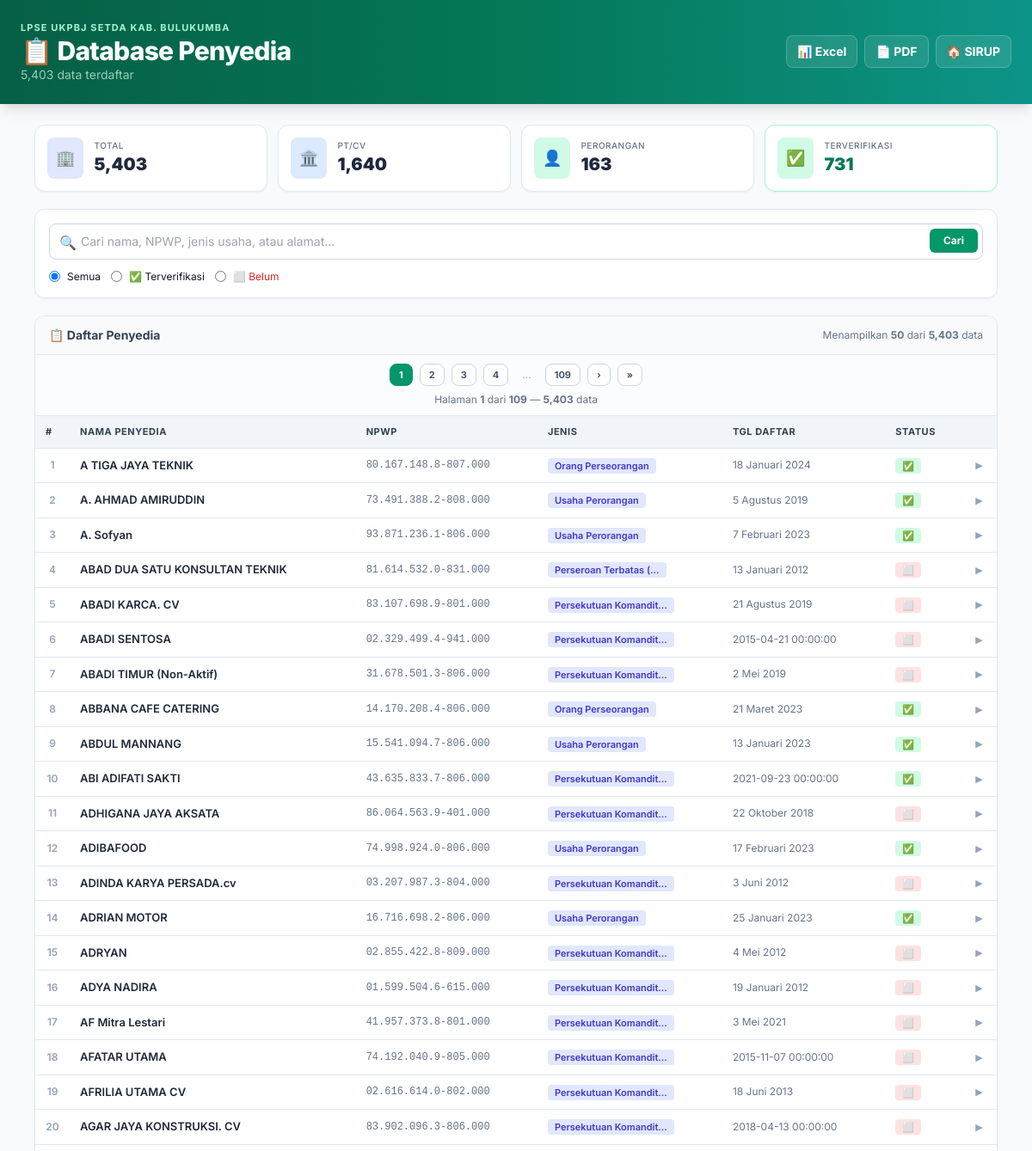
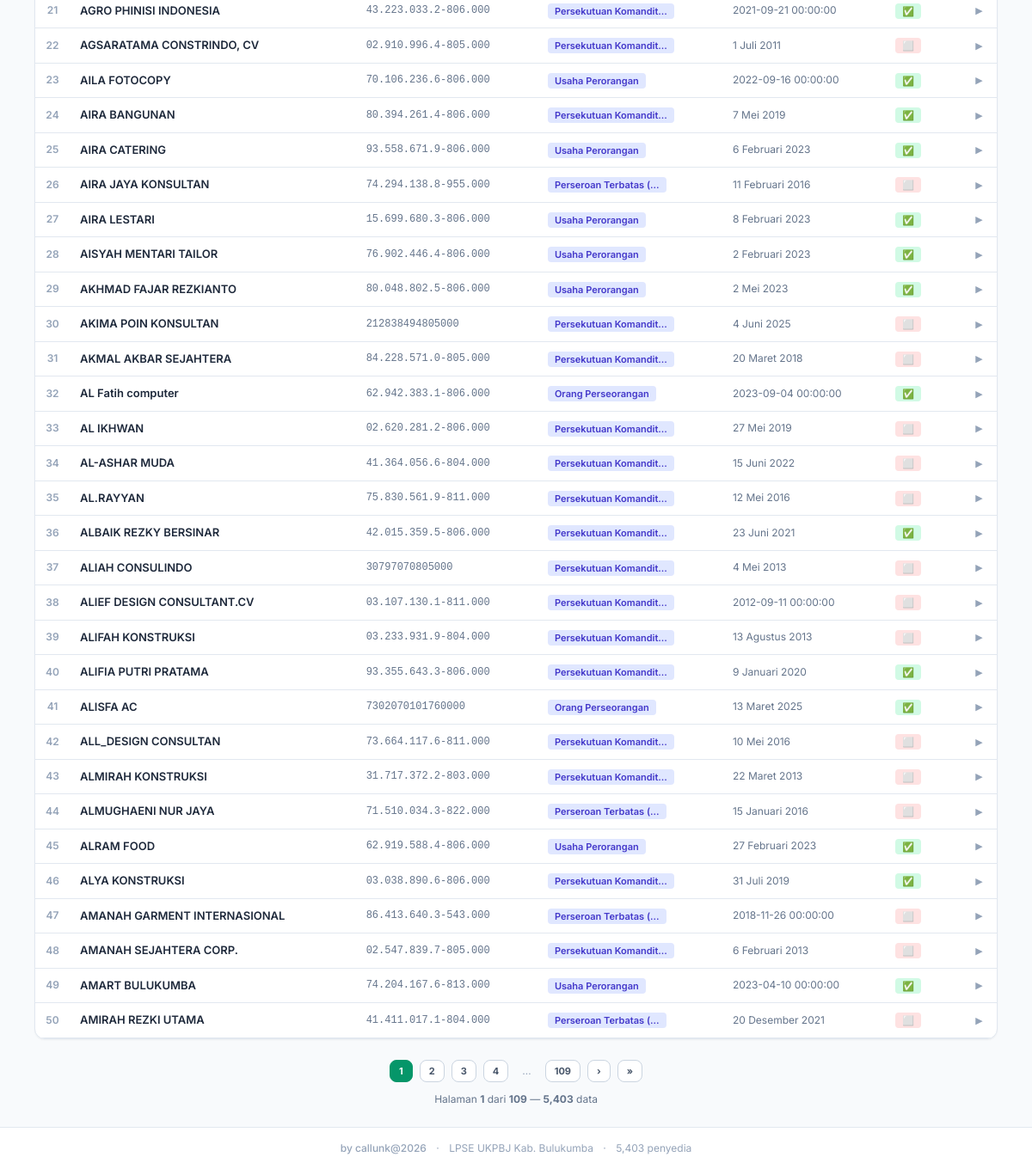
/penyedia, run on the app's committed database (2 pictures, top to bottom).
### tables this page shows
CREATE TABLE penyedia (
    id INTEGER PRIMARY KEY AUTOINCREMENT,
    nama TEXT,
    npwp TEXT,
    email TEXT,
    tanggal_daftar TEXT,
    jenis_usaha TEXT,
    alamat TEXT,
    telepon TEXT,
    terverifikasi INTEGER DEFAULT 0
);

### app.py (the view)
@app.route('/penyedia')
def list_penyedia():
    search_query = request.args.get('search', '')
    verif_filter = request.args.get('verif', '')
    page = int(request.args.get('page', 1))
    per_page = 50
    offset = (page - 1) * per_page
    conn = get_db_connection()
    count_query = "SELECT COUNT(*) FROM penyedia WHERE 1=1"
    data_query = "SELECT * FROM penyedia WHERE 1=1"
    params = []
    if search_query:
        count_query += " AND (nama LIKE ? OR npwp LIKE ? OR jenis_usaha LIKE ? OR alamat LIKE ?)"
        data_query += " AND (nama LIKE ? OR npwp LIKE ? OR jenis_usaha LIKE ? OR alamat LIKE ?)"
        sq = f'%{search_query}%'
        params.extend([sq, sq, sq, sq])
    if verif_filter == 'verified':
        count_query += " AND terverifikasi = 1"
        data_query += " AND terverifikasi = 1"
    elif verif_filter == 'unverified':
        count_query += " AND (terverifikasi IS NULL OR terverifikasi = 0)"
        data_query += " AND (terverifikasi IS NULL OR terverifikasi = 0)"
    elif verif_filter == 'pt':
        count_query += " AND jenis_usaha LIKE '%PT%'"
        data_query += " AND jenis_usaha LIKE '%PT%'"
    elif verif_filter == 'perorangan':
        count_query += " AND (jenis_usaha LIKE '%Perorangan%' OR jenis_usaha LIKE '%Usaha Perorangan%')"
        data_query += " AND (jenis_usaha LIKE '%Perorangan%' OR jenis_usaha LIKE '%Usaha Perorangan%')"
    total_count = conn.execute(count_query, params).fetchone()[0] or 0
    data_query += " ORDER BY nama ASC LIMIT ? OFFSET ?"
    data_params = params + [per_page, offset]
    vendors = conn.execute(data_query, data_params).fetchall()
    total_vendors = conn.execute("SELECT COUNT(*) FROM penyedia").fetchone()[0] or 0
    total_pt = conn.execute("SELECT COUNT(*) FROM penyedia WHERE jenis_usaha LIKE '%PT%'").fetchone()[0] or 0
    total_perorangan = conn.execute("SELECT COUNT(*) FROM penyedia WHERE jenis_usaha LIKE '%Perorangan%'").fetchone()[0] or 0
    total_lainnya = total_vendors - total_pt - total_perorangan
    total_verified = conn.execute("SELECT COUNT(*) FROM penyedia WHERE terverifikasi = 1").fetchone()[0] or 0
    conn.close()
    return render_template('penyedia.html',
                           vendors=vendors, total_count=total_count,
                           total_vendors=total_vendors, total_pt=total_pt,
                           total_perorangan=total_perorangan, total_lainnya=total_lainnya,
                           total_verified=total_verified,
                           search_query=search_query, verif_filter=verif_filter,
                           page=page, per_page=per_page)

### app.py (called while the page is built)
def get_db_connection():
    conn = sqlite3.connect(DB_PATH)
    conn.row_factory = sqlite3.Row
    return conn

### templates/penyedia.html (shortened to what this page needs)
<!DOCTYPE html>
<html lang="id">
<head>
    <script src="https://cdn.tailwindcss.com"></script>
</head>
<body class="bg-slate-50 text-slate-900 min-h-screen">
<header class="bg-gradient-to-r from-emerald-800 via-emerald-700 to-teal-600 text-white py-6 px-4 shadow-lg">
    <div class="container mx-auto max-w-6xl">
        <div class="flex flex-col md:flex-row justify-between items-center gap-3">
            <div>
                <p class="text-emerald-200 text-[11px] font-bold tracking-widest uppercase">LPSE UKPBJ Setda Kab. Bulukumba</p>
                <h1 class="text-3xl font-extrabold tracking-tight">📋 Database Penyedia</h1>
                <p class="text-emerald-100/70 text-sm">{{ "{:,}".format(total_count) }} data terdaftar</p>
            </div>
            <div class="flex gap-2">
                <a href="/penyedia/export?search={{ search_query }}&verif={{ verif_filter }}&format=xlsx" class="bg-white/10 backdrop-blur text-white border border-white/20 px-3 py-2 rounded-lg font-bold hover:bg-white/20 text-sm">📊 Excel</a>
                <a href="/penyedia/export?search={{ search_query }}&verif={{ verif_filter }}&format=pdf" class="bg-white/10 backdrop-blur text-white border border-white/20 px-3 py-2 rounded-lg font-bold hover:bg-white/20 text-sm">📄 PDF</a>
                <a href="/" class="bg-white/10 backdrop-blur text-white border border-white/20 px-3 py-2 rounded-lg font-bold hover:bg-white/20 text-sm">🏠 SIRUP</a>
            </div>
        </div>
    </div>
</header>
<main class="container mx-auto max-w-6xl py-6 px-4">
    <div class="grid grid-cols-2 md:grid-cols-4 gap-3 mb-5">
        <a href="/penyedia" class="bg-white p-3.5 rounded-xl shadow-sm border border-slate-200 flex items-center gap-3 hover:shadow-md hover:border-indigo-300 hover:-translate-y-0.5 transition-all">
            <div class="bg-indigo-100 p-2.5 rounded-lg text-indigo-600 text-lg shrink-0">🏢</div>
            <div><p class="text-[10px] text-slate-500 font-medium uppercase tracking-wider">Total</p><p class="text-xl font-black text-slate-800" id="stat-total">{{ "{:,}".format(total_vendors) }}</p></div>
        </a>
        <a href="/penyedia?verif=pt" class="bg-white p-3.5 rounded-xl shadow-sm border border-slate-200 flex items-center gap-3 hover:shadow-md hover:border-blue-300 hover:-translate-y-0.5 transition-all">
            <div class="bg-blue-100 p-2.5 rounded-lg text-blue-600 text-lg shrink-0">🏛️</div>
            <div><p class="text-[10px] text-slate-500 font-medium uppercase tracking-wider">PT/CV</p><p class="text-xl font-black text-slate-800" id="stat-pt">{{ "{:,}".format(total_pt) }}</p></div>
        </a>
        <a href="/penyedia?verif=perorangan" class="bg-white p-3.5 rounded-xl shadow-sm border border-slate-200 flex items-center gap-3 hover:shadow-md hover:border-emerald-300 hover:-translate-y-0.5 transition-all">
            <div class="bg-emerald-100 p-2.5 rounded-lg text-emerald-600 text-lg shrink-0">👤</div>
            <div><p class="text-[10px] text-slate-500 font-medium uppercase tracking-wider">Perorangan</p><p class="text-xl font-black text-slate-800" id="stat-perorangan">{{ "{:,}".format(total_perorangan) }}</p></div>
        </a>
        <a href="/penyedia?verif=verified" class="bg-white p-3.5 rounded-xl shadow-sm border border-emerald-200 flex items-center gap-3 hover:shadow-md hover:border-emerald-400 hover:-translate-y-0.5 transition-all">
            <div class="bg-emerald-100 p-2.5 rounded-lg text-emerald-600 text-lg shrink-0">✅</div>
            <div><p class="text-[10px] text-slate-500 font-medium uppercase tracking-wider">Terverifikasi</p><p class="text-xl font-black text-emerald-700" id="stat-verified">{{ "{:,}".format(total_verified) }}</p></div>
        </a>
    </div>
    <div class="bg-white rounded-xl shadow-sm border border-slate-200 p-4 mb-5">
        <div class="space-y-3">
            <div class="relative">
                <input type="text" id="search-input" value="{{ search_query }}" placeholder="Cari nama, NPWP, jenis usaha, atau alamat..." class="w-full py-2.5 pl-9 pr-20 border border-slate-300 rounded-lg focus:ring-2 focus:ring-emerald-500 outline-none text-sm">
                <span class="absolute left-3 top-2.5 text-slate-400">🔍</span>
                <button id="search-btn" class="absolute right-1.5 top-1.5 bg-emerald-600 text-white px-4 py-1.5 rounded-md font-bold hover:bg-emerald-700 text-xs">Cari</button>
            </div>
            <div class="flex gap-3 text-xs">
                <label class="flex items-center gap-2 cursor-pointer"><input type="radio" name="verif" value="" {% if not verif_filter %}checked{% endif %} class="text-emerald-600 verif-radio"> <span>Semua</span></label>
                <label class="flex items-center gap-2 cursor-pointer"><input type="radio" name="verif" value="verified" {% if verif_filter == 'verified' %}checked{% endif %} class="text-emerald-600 verif-radio"> <span>✅ Terverifikasi</span></label>
                <label class="flex items-center gap-2 cursor-pointer"><input type="radio" name="verif" value="unverified" {% if verif_filter == 'unverified' %}checked{% endif %} class="text-emerald-600 verif-radio"> <span class="text-red-600">⬜ Belum</span></label>
            </div>
        </div>
    </div>
    <div class="bg-white rounded-xl shadow-sm border border-slate-200 overflow-hidden mb-6">
        <div class="px-4 py-3 border-b border-slate-200 bg-slate-50 flex justify-between items-center">
            <h2 class="font-bold text-slate-700 text-sm">📋 Daftar Penyedia</h2>
            <p class="text-xs text-slate-500" id="showing-info">Menampilkan <b>{{ vendors|length }}</b> dari <b>{{ "{:,}".format(total_count) }}</b> data</p>
        </div>
        <div id="penyedia-pagination-top" class="px-4 py-2.5 border-b border-slate-200 bg-slate-50/50 flex flex-col items-center gap-2">
        {% if total_count > per_page %}
        {% set tp = (total_count // per_page) + (1 if total_count % per_page > 0 else 0) %}
        {% set rs = 3 %}{% set s = [1, page - rs]|max %}{% set e = [tp, page + rs]|min %}
        <div class="flex items-center flex-wrap justify-center gap-2">
            {% for p in range(s, e + 1) %}
            {% if p == page %}
            <span class="px-2.5 py-1 text-[11px] font-bold rounded-lg border bg-emerald-600 text-white border-emerald-600">{{ p }}</span>
            {% else %}
            <button onclick="fetchPage({{ p }})" class="px-2.5 py-1 text-[11px] font-bold rounded-lg border bg-white text-slate-600 border-slate-300 hover:bg-indigo-50 hover:border-indigo-300" style="cursor:pointer">{{ p }}</button>
            {% endif %}
            {% endfor %}
            {% if e < tp %}
            {% if e < tp - 1 %}<span class="px-2 text-slate-400 text-xs">…</span>{% endif %}
            <button onclick="fetchPage({{ tp }})" class="px-2.5 py-1 text-[11px] font-bold rounded-lg border bg-white text-slate-600 border-slate-300 hover:bg-indigo-50 hover:border-indigo-300" style="cursor:pointer">{{ tp }}</button>
            {% endif %}
            {% if page < tp %}
            <button onclick="fetchPage({{ page + 1 }})" class="px-2.5 py-1 text-[11px] font-bold rounded-lg border bg-white text-slate-600 border-slate-300 hover:bg-indigo-50 hover:border-indigo-300" style="cursor:pointer">›</button>
            <button onclick="fetchPage({{ tp }})" class="px-2.5 py-1 text-[11px] font-bold rounded-lg border bg-white text-slate-600 border-slate-300 hover:bg-indigo-50 hover:border-indigo-300" style="cursor:pointer">»</button>
            {% endif %}
        </div>
        <div class="text-xs text-slate-500">Halaman <b>{{ page }}</b> dari <b>{{ tp }}</b> — <b>{{ "{:,}".format(total_count) }}</b> data</div>
        {% endif %}
        </div>
        <div class="table-wrap">
            <table>
                <thead><tr><th>#</th><th>Nama Penyedia</th><th class="hide-mobile">NPWP</th><th>Jenis</th><th class="hide-mobile">Tgl Daftar</th><th>Status</th><th></th></tr></thead>
                <tbody id="penyedia-tbody">
                    {% for v in vendors %}
                    {% set rn = (page - 1) * per_page + loop.index %}
                    <tr onclick="toggleDetail(this, {{ v.id }})" style="cursor:pointer">
                        <td>{{ rn }}</td>
                        <td style="font-weight:600;color:#1e293b">{{ v.nama }}</td>
                        <td class="hide-mobile" style="font-family:monospace;font-size:12px;color:#64748b">{{ v.npwp }}</td>
                        <td>{% if v.jenis_usaha and v.jenis_usaha != '-' %}<span class="px-2 py-0.5 bg-indigo-100 text-indigo-700 rounded text-[11px] font-semibold">{{ v.jenis_usaha[:20] }}{% if v.jenis_usaha|length > 20 %}…{% endif %}</span>{% else %}<span class="text-slate-300">—</span>{% endif %}</td>
                        <td class="hide-mobile" style="color:#64748b;font-size:12px">{% if v.tanggal_daftar and v.tanggal_daftar != '-' %}{{ v.tanggal_daftar }}{% else %}<span class="text-slate-300">—</span>{% endif %}</td>
                        <td>{% if v.terverifikasi == 1 %}<span class="px-2 py-0.5 bg-emerald-100 text-emerald-700 rounded text-[11px] font-semibold">✅</span>{% else %}<span class="px-2 py-0.5 bg-red-100 text-red-700 rounded text-[11px] font-semibold">⬜</span>{% endif %}</td>
                        <td style="text-align:center;color:#94a3b8;font-size:11px"><span class="arr-{{ v.id }}" style="transition:transform 0.2s;display:inline-block">▶</span></td>
                    </tr>
                    {% else %}
                    <tr><td colspan="7" style="text-align:center;padding:40px;color:#94a3b8"><div style="font-size:40px;margin-bottom:12px">📭</div><p>Tidak ada data.</p>{% if search_query %}<a href="/penyedia" style="color:#059669;font-weight:700;margin-top:8px;display:inline-block">Reset</a>{% endif %}</td></tr>
                    {% endfor %}
                </tbody>
            </table>
        </div>
    </div>
    <div id="penyedia-pagination" class="flex flex-col items-center gap-3">
        {% if total_count > per_page %}
        {% set tp = (total_count // per_page) + (1 if total_count % per_page > 0 else 0) %}
        {% set rs = 3 %}{% set s = [1, page - rs]|max %}{% set e = [tp, page + rs]|min %}
        <div class="flex items-center flex-wrap justify-center gap-2">
            {% for p in range(s, e + 1) %}
            {% if p == page %}
            <span class="px-2.5 py-1 text-[11px] font-bold rounded-lg border bg-emerald-600 text-white border-emerald-600">{{ p }}</span>
            {% else %}
            <button onclick="fetchPage({{ p }})" class="px-2.5 py-1 text-[11px] font-bold rounded-lg border bg-white text-slate-600 border-slate-300 hover:bg-indigo-50 hover:border-indigo-300" style="cursor:pointer">{{ p }}</button>
            {% endif %}
            {% endfor %}
            {% if e < tp %}
            {% if e < tp - 1 %}<span class="px-2 text-slate-400 text-xs">…</span>{% endif %}
            <button onclick="fetchPage({{ tp }})" class="px-2.5 py-1 text-[11px] font-bold rounded-lg border bg-white text-slate-600 border-slate-300 hover:bg-indigo-50 hover:border-indigo-300" style="cursor:pointer">{{ tp }}</button>
            {% endif %}
            {% if page < tp %}
            <button onclick="fetchPage({{ page + 1 }})" class="px-2.5 py-1 text-[11px] font-bold rounded-lg border bg-white text-slate-600 border-slate-300 hover:bg-indigo-50 hover:border-indigo-300" style="cursor:pointer">›</button>
            <button onclick="fetchPage({{ tp }})" class="px-2.5 py-1 text-[11px] font-bold rounded-lg border bg-white text-slate-600 border-slate-300 hover:bg-indigo-50 hover:border-indigo-300" style="cursor:pointer">»</button>
            {% endif %}
        </div>
        <div class="text-xs text-slate-500">Halaman <b>{{ page }}</b> dari <b>{{ tp }}</b> — <b>{{ "{:,}".format(total_count) }}</b> data</div>
        {% endif %}
    </div>
</main>
<footer class="bg-white border-t border-slate-200 py-4 text-center">
    <p class="text-slate-400 text-xs">
        <span class="cursor-pointer hover:text-emerald-600 font-medium" onclick="openUpload()">by callunk@2026</span>
        <span class="mx-2">·</span> LPSE UKPBJ Kab. Bulukumba
        <span class="mx-2">·</span> <span id="footer-count">{{ "{:,}".format(total_count) }}</span> penyedia
    </p>
</footer>
</body>
</html>

### templates/penyedia.html (style rules this page uses)
body { font-family: 'Inter', sans-serif; }
.table-wrap { overflow-x: auto; max-width: 100%; }
.table-wrap table { width: 100%; min-width: 680px; border-collapse: collapse; }
.table-wrap th, .table-wrap td { padding: 10px 12px; text-align: left; font-size: 13px; border-bottom: 1px solid #e2e8f0; }
.table-wrap th { background: #f1f5f9; font-weight: 700; color: #334155; text-transform: uppercase; font-size: 11px; letter-spacing: 0.05em; }
.table-wrap td:first-child { width: 40px; text-align: center; color: #94a3b8; font-weight: 600; font-size: 12px; }

### data on the page
penyedia: terverifikasi "1", nama "A TIGA JAYA TEKNIK", npwp "80.167.148.8-807.000", jenis_usaha "Orang Perseorangan", tanggal_daftar "18 Januari 2024"
penyedia: rn "2", nama "A. AHMAD AMIRUDDIN", npwp "73.491.388.2-808.000", jenis_usaha "Usaha Perorangan", tanggal_daftar "5 Agustus 2019"
penyedia: rn "3", nama "A. Sofyan", npwp "93.871.236.1-806.000", jenis_usaha "Usaha Perorangan", tanggal_daftar "7 Februari 2023"
penyedia: rn "4", nama "ABAD DUA SATU KONSULTAN TEKNIK", npwp "81.614.532.0-831.000", jenis_usaha "Perseroan Terbatas (", tanggal_daftar "13 Januari 2012"
penyedia: rn "5", nama "ABADI KARCA. CV", npwp "83.107.698.9-801.000", jenis_usaha "Persekutuan Komandit", tanggal_daftar "21 Agustus 2019"
penyedia: rn "6", nama "ABADI SENTOSA", npwp "02.329.499.4-941.000", jenis_usaha "Persekutuan Komandit", tanggal_daftar "2015-04-21 00:00:00"
penyedia: rn "7", nama "ABADI TIMUR (Non-Aktif)", npwp "31.678.501.3-806.000", jenis_usaha "Persekutuan Komandit", tanggal_daftar "2 Mei 2019"
penyedia: rn "8", nama "ABBANA CAFE CATERING", npwp "14.170.208.4-806.000", jenis_usaha "Orang Perseorangan", tanggal_daftar "21 Maret 2023"
penyedia: rn "9", nama "ABDUL MANNANG", npwp "15.541.094.7-806.000", jenis_usaha "Usaha Perorangan", tanggal_daftar "13 Januari 2023"
penyedia: rn "10", nama "ABI ADIFATI SAKTI", npwp "43.635.833.7-806.000", jenis_usaha "Persekutuan Komandit", tanggal_daftar "2021-09-23 00:00:00"
penyedia: rn "12", nama "ADIBAFOOD", npwp "74.998.924.0-806.000", jenis_usaha "Usaha Perorangan", tanggal_daftar "17 Februari 2023"
penyedia: rn "13", nama "ADINDA KARYA PERSADA.cv", npwp "03.207.987.3-804.000", jenis_usaha "Persekutuan Komandit", tanggal_daftar "3 Juni 2012"
penyedia: rn "14", nama "ADRIAN MOTOR", npwp "16.716.698.2-806.000", jenis_usaha "Usaha Perorangan", tanggal_daftar "25 Januari 2023"
penyedia: rn "15", nama "ADRYAN", npwp "02.855.422.8-809.000", jenis_usaha "Persekutuan Komandit", tanggal_daftar "4 Mei 2012"
penyedia: rn "16", nama "ADYA NADIRA", npwp "01.599.504.6-615.000", jenis_usaha "Persekutuan Komandit", tanggal_daftar "19 Januari 2012"
penyedia: rn "17", nama "AF Mitra Lestari", npwp "41.957.373.8-801.000", jenis_usaha "Persekutuan Komandit", tanggal_daftar "3 Mei 2021"
penyedia: rn "18", nama "AFATAR UTAMA", npwp "74.192.040.9-805.000", jenis_usaha "Persekutuan Komandit", tanggal_daftar "2015-11-07 00:00:00"
penyedia: rn "21", nama "AGRO PHINISI INDONESIA", npwp "43.223.033.2-806.000", jenis_usaha "Persekutuan Komandit", tanggal_daftar "2021-09-21 00:00:00"
penyedia: rn "22", nama "AGSARATAMA CONSTRINDO, CV", npwp "02.910.996.4-805.000", jenis_usaha "Persekutuan Komandit", tanggal_daftar "1 Juli 2011"
penyedia: rn "23", nama "AILA FOTOCOPY", npwp "70.106.236.6-806.000", jenis_usaha "Usaha Perorangan", tanggal_daftar "2022-09-16 00:00:00"
penyedia: rn "24", nama "AIRA BANGUNAN", npwp "80.394.261.4-806.000", jenis_usaha "Persekutuan Komandit", tanggal_daftar "7 Mei 2019"
penyedia: rn "25", nama "AIRA CATERING", npwp "93.558.671.9-806.000", jenis_usaha "Usaha Perorangan", tanggal_daftar "6 Februari 2023"
penyedia: rn "27", nama "AIRA LESTARI", npwp "15.699.680.3-806.000", jenis_usaha "Usaha Perorangan", tanggal_daftar "8 Februari 2023"
penyedia: rn "28", nama "AISYAH MENTARI TAILOR", npwp "76.902.446.4-806.000", jenis_usaha "Usaha Perorangan", tanggal_daftar "2 Februari 2023"
penyedia: rn "29", nama "AKHMAD FAJAR REZKIANTO", npwp "80.048.802.5-806.000", jenis_usaha "Usaha Perorangan", tanggal_daftar "2 Mei 2023"
penyedia: rn "30", nama "AKIMA POIN KONSULTAN", npwp "212838494805000", jenis_usaha "Persekutuan Komandit", tanggal_daftar "4 Juni 2025"
penyedia: rn "31", nama "AKMAL AKBAR SEJAHTERA", npwp "84.228.571.0-805.000", jenis_usaha "Persekutuan Komandit", tanggal_daftar "20 Maret 2018"
penyedia: rn "32", nama "AL Fatih computer", npwp "62.942.383.1-806.000", jenis_usaha "Orang Perseorangan", tanggal_daftar "2023-09-04 00:00:00"
penyedia: rn "33", nama "AL IKHWAN", npwp "02.620.281.2-806.000", jenis_usaha "Persekutuan Komandit", tanggal_daftar "27 Mei 2019"
penyedia: rn "34", nama "AL-ASHAR MUDA", npwp "41.364.056.6-804.000", jenis_usaha "Persekutuan Komandit", tanggal_daftar "15 Juni 2022"
penyedia: rn "36", nama "ALBAIK REZKY BERSINAR", npwp "42.015.359.5-806.000", jenis_usaha "Persekutuan Komandit", tanggal_daftar "23 Juni 2021"
penyedia: rn "37", nama "ALIAH CONSULINDO", npwp "30797070805000", jenis_usaha "Persekutuan Komandit", tanggal_daftar "4 Mei 2013"
penyedia: rn "38", nama "ALIEF DESIGN CONSULTANT.CV", npwp "03.107.130.1-811.000", jenis_usaha "Persekutuan Komandit", tanggal_daftar "2012-09-11 00:00:00"
penyedia: rn "39", nama "ALIFAH KONSTRUKSI", npwp "03.233.931.9-804.000", jenis_usaha "Persekutuan Komandit", tanggal_daftar "13 Agustus 2013"
penyedia: rn "40", nama "ALIFIA PUTRI PRATAMA", npwp "93.355.643.3-806.000", jenis_usaha "Persekutuan Komandit", tanggal_daftar "9 Januari 2020"
penyedia: rn "41", nama "ALISFA AC", npwp "7302070101760000", jenis_usaha "Orang Perseorangan", tanggal_daftar "13 Maret 2025"
penyedia: rn "42", nama "ALL_DESIGN CONSULTAN", npwp "73.664.117.6-811.000", jenis_usaha "Persekutuan Komandit", tanggal_daftar "10 Mei 2016"
penyedia: rn "43", nama "ALMIRAH KONSTRUKSI", npwp "31.717.372.2-803.000", jenis_usaha "Persekutuan Komandit", tanggal_daftar "22 Maret 2013"
penyedia: rn "44", nama "ALMUGHAENI NUR JAYA", npwp "71.510.034.3-822.000", jenis_usaha "Perseroan Terbatas (", tanggal_daftar "15 Januari 2016"
penyedia: rn "45", nama "ALRAM FOOD", npwp "62.919.588.4-806.000", jenis_usaha "Usaha Perorangan", tanggal_daftar "27 Februari 2023"
penyedia: rn "46", nama "ALYA KONSTRUKSI", npwp "03.038.890.6-806.000", jenis_usaha "Persekutuan Komandit", tanggal_daftar "31 Juli 2019"
penyedia: rn "48", nama "AMANAH SEJAHTERA CORP.", npwp "02.547.839.7-805.000", jenis_usaha "Persekutuan Komandit", tanggal_daftar "6 Februari 2013"
penyedia: rn "49", nama "AMART BULUKUMBA", npwp "74.204.167.6-813.000", jenis_usaha "Usaha Perorangan", tanggal_daftar "2023-04-10 00:00:00"
penyedia: rn "50", nama "AMIRAH REZKI UTAMA", npwp "41.411.017.1-804.000", jenis_usaha "Perseroan Terbatas (", tanggal_daftar "20 Desember 2021"

### other printed values
{{ "{:,}".format(total_count) }} "5,403"
{{ "{:,}".format(total_vendors) }} "5,403"
{{ "{:,}".format(total_pt) }} "1,640"
{{ "{:,}".format(total_perorangan) }} "163"
{{ "{:,}".format(total_verified) }} "731"
{{ vendors|length }} "50"
{{ p }} "1"
{{ p }} "2" "3" "4"
{{ tp }} "109"
{{ page }} "1"
{{ rn }} "11" "19" "20" "26" "35" "47"
{{ v.nama }} "ADHIGANA JAYA AKSATA" "AFRILIA UTAMA CV" "AGAR JAYA KONSTRUKSI. CV" "AIRA JAYA KONSULTAN" "AL.RAYYAN" "AMANAH GARMENT INTERNASIONAL"
{{ v.npwp }} "86.064.563.9-401.000" "02.616.614.0-802.000" "83.902.096.3-806.000" "74.294.138.8-955.000" "75.830.561.9-811.000" "86.413.640.3-543.000"
{{ v.jenis_usaha[:20] }} "Persekutuan Komandit" "Persekutuan Komandit" "Persekutuan Komandit" "Perseroan Terbatas (" "Persekutuan Komandit" "Perseroan Terbatas ("
{{ v.tanggal_daftar }} "22 Oktober 2018" "18 Juni 2013" "2018-04-13 00:00:00" "11 Februari 2016" "12 Mei 2016" "2018-11-26 00:00:00"
